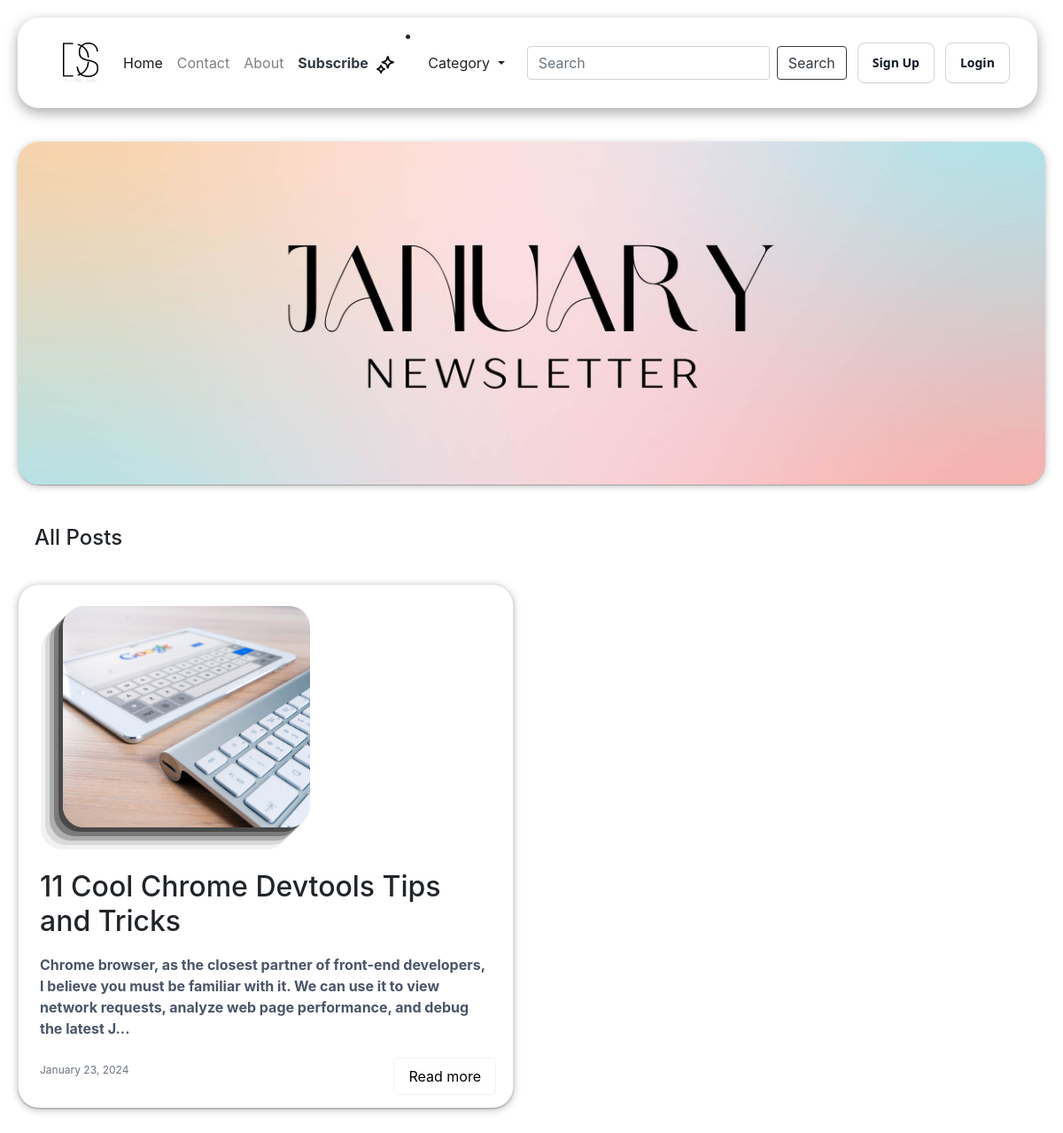
Page /category/7/ on the committed database.
### members/models.py (models this page shows)
class Blog(models.Model):
  id  = models.AutoField(primary_key=True)
  cardTitle = models.CharField(max_length=50)
  cardDescription = models.CharField(max_length=200)
  lastUpdated = models.DateTimeField(auto_now_add=True)
  cardImage = models.ImageField(upload_to='images')
  content = RichTextField(blank=True)
  blog_cat = models.ForeignKey(Category, on_delete=models.CASCADE)
  published_at = models.DateTimeField(auto_now_add=True, null=True)
  views = models.BigIntegerField(default=0)
  likesCount = models.BigIntegerField(default=0)
  def __str__(self):
    return self.cardTitle

### members/views.py (the view)
# urls.py: path('category/<str:cat_id>/', views.category, name="category"),
def category(request, cat_id):
    blogs = Blog.objects.all().filter(blog_cat=cat_id)
    category_obj = Category.objects.get(id=cat_id)
    print(blogs)
    return render(request, "category.html", {"blogs": blogs, "cat_name": category_obj.name })

### members/templates/category.html
  {% include 'cards.html' with blog=blogs %}

### members/templates/cards.html (shortened to what this page needs)
{%extends "_base.html"%}
{% block content %}
{% include 'carousel.html' %}
<div class="container mt-3 ml-1">
  <h4>All Posts</h4>
</div>
{% for blog in blogs %}
<div class="card">
  <img class="img"
    src="/members/{{ blog.cardImage.url }}"
    alt="{{ blog.cardTitle }}"
  />
  <div class="card-content">
    <h2>{{blog.cardTitle}}</h2>
    <p class="card-description">
      {{blog.cardDescription}}
    </p>
    <small>{{ blog.published_at|date:"F d, Y" }}</small>
  </div>
  <a href="{% url 'details' blog.id %}" class="read  rounded " style="position: absolute; bottom: 15px; right: 20px;">Read more</a>
</div>
{% endfor %}
  {% endblock content%}

### members/templates/_base.html (style rules this page uses)
body { display: flex; flex-wrap: wrap; gap: 30px; align-items: center; justify-content: space-between; align-items: flex-start; padding: 20px; max-width: 1200px; margin: 0 auto; }
.card { display: flex; flex-direction: column; border-radius: 24px; background-color: #ffffff; box-shadow: rgba(0, 0, 0, 0.25) 0px 0.0625em 0.0625em, rgba(0, 0, 0, 0.25) 0px 0.125em 0.5em, rgba(255, 255, 255, 0.1) 0px 0px 0px 1px inset; flex: 0 0 calc(50% - 20px); margin-bottom: 20px; }
.card img { box-shadow: rgba(0, 0, 0, 0.4) -5px 5px, rgba(0, 0, 0, 0.3) -10px 10px, rgba(0, 0, 0, 0.2) -15px 15px, rgba(0, 0, 0, 0.1) -20px 20px, rgba(0, 0, 0, 0.05) -25px 25px; height: 250px; width: 50%; margin-left: 50px; margin-top: 24px; margin-bottom: 24px; border-radius: 24px 24px 24px 24px; object-fit: cover ; }
.card-content { flex: 1; justify-content: start; padding: 1.5rem; }
.card p { margin-bottom: 1rem; font-size: 1rem; color: #4a5568; }
.card small { font-size: 0.75rem; color: #6b7280; }
.card-description { font-weight: bold; padding-top: 10px; padding-bottom: 5px; }
.read { color: black; border-radius: 5px; padding: 0.5rem 1rem; box-shadow: rgba(0, 0, 0, 0.05) 0px 0px 0px 1px; }
.main-body { background-color: white; }

### rows in the picture
Blog: cardImage (picture), cardTitle "11 Cool Chrome Devtools Tips and Tricks", cardDescription "Chrome browser, as the closest partner of front-end developers, I believe you must be familiar with it. We can use it to view network requests, analyze web page performance, and debug the latest J...", published_at "January 23, 2024"
